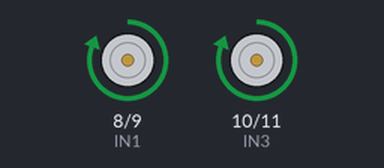
A sketch run on a simulated Arduino Uno, built with avr-gcc and run on an emulated ATmega328P. On the bench: motor-driver pin pairs drawn as motors (green arrow = first pin HIGH = forward, orange = second pin HIGH = backward, longer = more drive, scaled by the enable pin).

Above: at 0.1 s.
At 30.1 s:
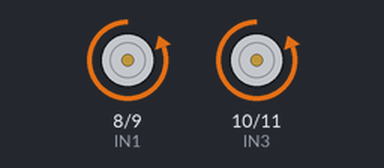
At 90.1 s:
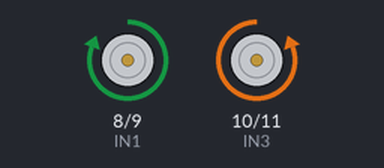
At 129.75 s:
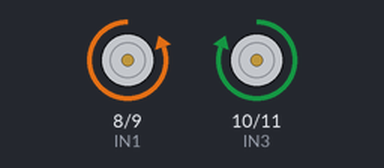
Timing chart, 0 to 130.0 s (numbered marks = the images above):
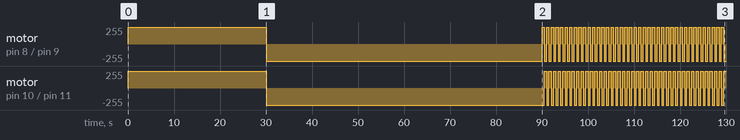

The sketch:

code3.ino
```cpp
const int ENA = 5;
const int IN1 = 8;
const int IN2 = 9;

const int ENB = 6;
const int IN3 = 10;
const int IN4 = 11;

void setup() {
  pinMode(ENA, OUTPUT);
  pinMode(IN1, OUTPUT);
  pinMode(IN2, OUTPUT);

  pinMode(ENB, OUTPUT);
  pinMode(IN3, OUTPUT);
  pinMode(IN4, OUTPUT);

  analogWrite(ENA, 255);
  analogWrite(ENB, 255);
}

void loop() {
  forward();
  delay(30000);

  backward();
  delay(60000);

  unsigned long startTime = millis();

  while (millis() - startTime < 60000) {
    right();
    delay(500);

    left();
    delay(500);
  }

  stopMotors();

  while (true) {
  }
}

void forward() {
  digitalWrite(IN1, HIGH);
  digitalWrite(IN2, LOW);

  digitalWrite(IN3, HIGH);
  digitalWrite(IN4, LOW);
}

void backward() {
  digitalWrite(IN1, LOW);
  digitalWrite(IN2, HIGH);

  digitalWrite(IN3, LOW);
  digitalWrite(IN4, HIGH);
}

void right() {
  digitalWrite(IN1, HIGH);
  digitalWrite(IN2, LOW);

  digitalWrite(IN3, LOW);
  digitalWrite(IN4, HIGH);
}

void left() {
  digitalWrite(IN1, LOW);
  digitalWrite(IN2, HIGH);

  digitalWrite(IN3, HIGH);
  digitalWrite(IN4, LOW);
}

void stopMotors() {
  digitalWrite(IN1, LOW);
  digitalWrite(IN2, LOW);

  digitalWrite(IN3, LOW);
  digitalWrite(IN4, LOW);
}
```

Measured:
- by itself, motor on pin 10 (IN3) / pin 11 (IN4): goes forward 255/255 30.0 s, backward 255/255 60.5 s, 39 × (forward 255/255 0.50 s, backward 255/255 0.50 s), then forward 255/255
- by itself, motor on pin 8 (IN1) / pin 9 (IN2): goes forward 255/255 30.0 s, backward 255/255 60.0 s, 39 × (forward 255/255 0.50 s, backward 255/255 0.50 s), forward 255/255 0.50 s, then backward 255/255
